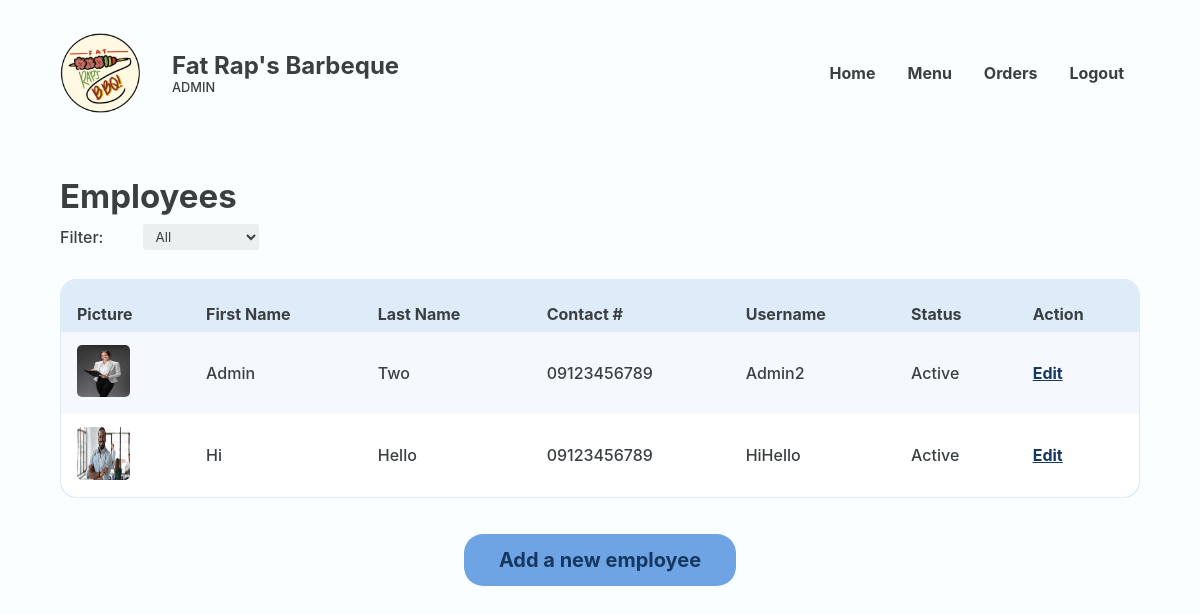
Page /Website/admin-employee-accounts.php (signed in) on the committed database.
### tables this page shows
CREATE TABLE `employee` (
  `EMP_ID` int(18) UNSIGNED NOT NULL,
  `PRSN_ID` int(18) NOT NULL,
  `EMP_FNAME` varchar(50) NOT NULL,
  `EMP_LNAME` varchar(50) NOT NULL,
  `EMP_IMAGE` varchar(250) NOT NULL,
  `EMP_BRANCH` varchar(50) NOT NULL,
  `EMP_STATUS` varchar(20) NOT NULL
);

CREATE TABLE `person` (
  `PRSN_ID` int(18) UNSIGNED NOT NULL,
  `PRSN_NAME` varchar(20) NOT NULL,
  `PRSN_EMAIL` varchar(35) NOT NULL,
  `PRSN_PASSWORD` varchar(250) NOT NULL,
  `PRSN_PHONE` varchar(11) NOT NULL,
  `PRSN_ROLE` varchar(11) NOT NULL
);

### Website/admin-employee-accounts.php (the view, shortened to what this page needs)
<?php
@include 'constants.php';
$employee_status = isset($_GET['type']) ? $_GET['type'] : 'all';
?>
<!DOCTYPE html>
<html lang="en">
<head>
    <link rel="stylesheet" href="header-styles.css">
    <link rel="stylesheet" href="admin-styles.css">
    <link href='https://unpkg.com/boxicons@2.1.4/css/boxicons.min.css' rel='stylesheet'>
</head>
<body>
    <header class="backend">
        <div class="header-container">
            <div class="website-title">
                <img id="logo" src="images/client-logo.png">
                <div class="text">
                    <h1>Fat Rap's Barbeque</h1>
                    <p>ADMIN</p>
                </div>
            </div>
            <ul class='menubar'>
                <li><a href="<?php echo SITEURL; ?>admin-home.php">Home</a></li>
                <li><a href="<?php echo SITEURL; ?>admin-edit-menu.php">Menu</a></li>
                <li><a href="<?php echo SITEURL; ?>admin-new-orders.php">Orders</a></li>
                <?php
                if (isset($_SESSION['prsn_id'])) {
                ?>
                    <li><a href="<?php echo SITEURL; ?>logout.php">Logout</a>
                    </li>
                <?php
                } else {
                ?>
                    <li><a href="<?php echo SITEURL; ?>login-page.php">Login</a></li>
                <?php
                }
                ?>
            </ul>
        </div>
    </header>
    <main>
        <section class="section">
            <div class="container">
                <div class="section-heading">
                    <h2>Employees</h2>
                    <div class="inline">
                        <p>Filter:</p>
                        <select name="employee-status" id="employee-status" class="dropdown">
                            <option value="all" <?php echo ($employee_status === 'all') ? 'selected' : ''; ?>>All</option>
                        </select>
                    </div>
                </div>
                <section class="section-body">
                    <section class="main-section column">
                        <div class="table-wrapper">
                            <table class="alternating">
                                <tr>
                                    <th class="header">Picture</th>
                                    <th class="header">First Name</th>
                                    <th class="header">Last Name</th>
                                    <th class="header">Contact #</th>
                                    <th class="header">Username</th>
                                    <th class="header">Status</th>
                                    <th class="header">Action</th>
                                </tr>
                                <?php
                                $employee_status = isset($_GET['type']) ? $_GET['type'] : 'all';
                                $sql = "SELECT *
                                FROM person
                                INNER JOIN employee ON person.PRSN_ID = employee.PRSN_ID";
                                if ($employee_status === 'all') {
                                    $sql .= " WHERE person.PRSN_ROLE = 'Employee' OR person.PRSN_ROLE = 'Admin'";
                                } else {
                                    $sql .= " WHERE (person.PRSN_ROLE = 'Employee' OR person.PRSN_ROLE = 'Admin') AND employee.EMP_STATUS = '$employee_status'";
                                }
                                $res = mysqli_query($conn, $sql);
                                $count = mysqli_num_rows($res);
                                if ($count > 0) {
                                    while ($row = mysqli_fetch_assoc($res)) {
                                        $PRSN_ID = $row['PRSN_ID'];
                                        $EMP_ID = $row['EMP_ID'];
                                        $EMP_IMAGE = $row['EMP_IMAGE'];
                                        $EMP_FNAME = $row['EMP_FNAME'];
                                        $EMP_LNAME = $row['EMP_LNAME'];
                                        $PRSN_NUMBER = $row['PRSN_PHONE'];
                                        $PRSN_EMAIL = $row['PRSN_EMAIL'];
                                        $EMP_STATUS = $row['EMP_STATUS'];
                                ?>
                                        <tr>
                                            <td data-cell="Image">
                                                <img src="<?php echo SITEURL; ?>images/<?php echo $EMP_IMAGE; ?>" alt="">
                                            </td>
                                            <td data-cell="Name"><?php echo $EMP_FNAME ?></td>
                                            <td data-cell="Name"><?php echo $EMP_LNAME ?></td>
                                            <td data-cell="Contact #"><?php echo $PRSN_NUMBER ?></td>
                                            <td data-cell="Username"><?php echo $PRSN_EMAIL ?></td>
                                            <td data-cell="Status"><?php echo $EMP_STATUS ?></td>
                                            <td data-cell="Action"><a href="<?php echo SITEURL; ?>admin-edit-employee.php?PRSN_ID=<?php echo $PRSN_ID ?>&EMP_ID=<?php echo $EMP_ID ?>" class="edit">Edit</a></td>
                                        </tr>
                                    <?php
                                    }
                                } else {
                                    ?>
                                    <tr>
                                        <td colspan="5" class="error">Empty</td>
                                    </tr>
                                <?php
                                }
                                ?>
                            </table>
                        </div>
                        <a href="<?php echo SITEURL; ?>admin-add-employee.php" class="page-btn"><button class="big-btn">Add a new employee</button></a>
                    </section>
                </section>
            </div>
        </section>
    </main>
</body>
</html>

### Website/header-styles.css (style rules this page uses)
*, *::before, *::after { margin: 0; padding: 0; box-sizing: border-box; font-family: inherit; }
:root { --bg:#F2FFE1; --primary:#f3d95c; --text:#3A001E; --text2: #FA3F1F; --input-bg:#F7F3DC; --eye-icon:#CEC699; --block: #4ADE5D; --block-p:#277B32; --block-h1: #0F4C17; --form-bg: #FFFDEF; --header-text: #3A001E; }
body { font-family: 'Inter', sans-serif; }
header, footer { width: 100%; display: flex; justify-content: center; align-items: center; }
header { height: 8rem; position: fixed; top: 0; z-index: 100; color: var(--header-text); background-color: var(--bg); }
header.backend { color: #3A3F42; background-color: #FBFEFF; }
.header-container, .footer-container { margin-inline: auto; margin-top: 2rem; margin-bottom: 0.9rem; width: 90%; max-width: 1200px; display: flex; justify-content: space-between; align-items: center; }
.website-title { display: flex; align-items: center; }
header img { width: 80px; position: relative; }
header .text { margin-left: 2rem; display: flex; flex-direction: column; gap: 0; }
header h1 { white-space: nowrap; font-size: 1.5rem; }
header .text p, footer .right-container p { font-size: 0.8rem; }
li > a { color: inherit; text-decoration: none; }
.menubar { display: flex; flex-direction: row; list-style-type: none; margin: 0; padding: 0; }
.menubar > li { font-weight: bold; margin: 0 1rem; overflow: hidden; }

### Website/admin-styles.css (style rules this page uses)
*, *::before, *::after { margin: 0; padding: 0; box-sizing: border-box; font-family: inherit; }
:root { --bg:#EDE9D0; --primary:#F5D636; --active-primary:#EDCB1C; --input-bg:#F7F3DC; --form-bg: #FFFDEF; --available:#A8D991; --available-text:#304D23; --fully-booked:#C13B24; --fully-booked-text:var(--text); --closed:#3B3B3B; --closed-text:#A9A9A9; --product-info-bg: #C13B24; --light-text: #FEFBEA; --text:#3A3F42; --light-blue: #DEECF9; --darker-row: #deecf94f; --sidemenu-blue: #6EA4E4; --sidemenu-blue-hover: #5790D5; --sidemenu-blue-text: #163860; --db-highlight-blue: #93CBFF; --gray: #878F94; --accept-green: #78D35A; --reject-red: #DA523B; }
html { color: var(--text); }
body { font-family: 'Inter', sans-serif; font-weight: 500; min-height: 100vh; color: #3A3F42; background-color: #FBFEFF; }
main { padding-top: 8rem; }
.section { width: 100%; display: flex; justify-content: center; align-items: center; }
.container { max-width: 1200px; width: 90%; margin: clamp(1rem, 5vw, 3rem) auto; margin-bottom: 5rem; }
.section-heading { display: flex; flex-direction: column; gap: 0.5rem; margin-bottom: 1.8rem; }
.section-heading h2 { font-size: 2.0625rem; }
.inline { font-size: 1rem; display: flex; align-items: center; gap: 1rem; }
.dropdown { background-color: #ECEFEF; color: var(--text); padding: 4px 8px; width: 7.25rem; border-radius: 3px; border: none; margin-left: 1.5rem; }
.main-section { min-width: 5rem; }
.column { display: flex; flex-direction: column; }
.table-wrapper { width: 100%; background-color: var(--light-blue); border-radius: 1rem; padding: 1px; height: max-content; overflow-x: auto; flex: 1; }
table { background: white; border-radius: 1rem; border-collapse: collapse; width: 100%; }
table .edit, table .trash { color: var(--sidemenu-blue-text); font-weight: bold; }
table th.header, .app-det-tbl table td.header { padding: 1.5rem 1rem 0.5rem 1rem ; background: var(--light-blue); }
table th.header:first-of-type { border-top-left-radius: 1rem; }
table th.header:last-of-type { border-top-right-radius: 1rem; }
td,th { text-align: left; text-wrap: nowrap; }
td { padding: 0.8rem; padding-left: 1rem; }
.alternating tr:nth-last-of-type(2n) { background: var(--darker-row); }
table img { width: 3.3rem; height: 3.3rem; border-radius: 5px; }
button { display: inline-block; border: none; outline: none; padding: 0; cursor: pointer; }
.side-menu .inventory-box, .view, .big-btn { display: block; background-color: var(--sidemenu-blue); padding: 0.9rem 1.1rem; font-size: 1rem; color: var(--sidemenu-blue-text); }
.big-btn { border-radius: 1.2rem; width: max-content; min-width: 17rem; margin: 0 auto; font-weight: bold; font-size: 1.25rem; margin-top: 2.25rem; text-decoration: none; text-align: center; }
.page-btn { text-decoration: none; }

### rows in the picture
employee: EMP_IMAGE (picture), EMP_FNAME "Admin", EMP_LNAME "Two", PRSN_ID.PRSN_PHONE "09123456789", PRSN_ID.PRSN_EMAIL "Admin2", EMP_STATUS "Active"
employee: EMP_IMAGE (picture), EMP_FNAME "Hi", EMP_LNAME "Hello", PRSN_ID.PRSN_PHONE "09123456789", PRSN_ID.PRSN_EMAIL "HiHello", EMP_STATUS "Active"
